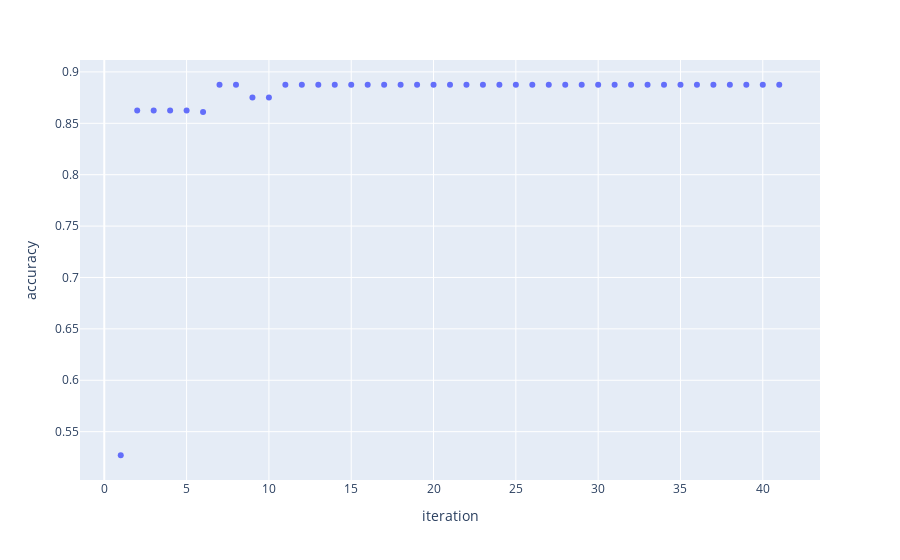

Source (notebook cell):
### Markdown cell above
## Visualizations

### Code cell
import plotly.express as px
import matplotlib.pyplot as plt

# rmse = [[row["accuracy"], i+1] for i, row in data_df.iterrows()]
# df = pd.Dataframe(data_df)
px.scatter(data_df, x="iteration", y=" accuracy")

### Figure 1 — Plotly figure (JSON) as saved in the notebook; plotly's stock layout.template omitted (floating-point values rounded to 4 significant figures)
{"data": [{"hovertemplate": "iteration=%{x}<br> accuracy=%{y}<extra></extra>", "legendgroup": "", "marker": {"color": "#636efa", "symbol": "circle"}, "mode": "markers", "name": "", "orientation": "v", "showlegend": false, "type": "scatter", "x": [1, 2, 3, 4, 5, 6, 7, 8, 9, 10, 11, 12, 13, 14, 15, 16, 17, 18, 19, 20, 21, 22, 23, 24, 25, 26, 27, 28, 29, 30, 31, 32, 33, 34, 35, 36, 37, 38, 39, 40, 41], "xaxis": "x", "y": [0.5271, 0.8625, 0.8625, 0.8625, 0.8625, 0.861, 0.8875, 0.8875, 0.875, 0.875, 0.8875, 0.8875, 0.8875, 0.8875, 0.8875, 0.8875, 0.8875, 0.8875, 0.8875, 0.8875, 0.8875, 0.8875, 0.8875, 0.8875, 0.8875, 0.8875, 0.8875, 0.8875, 0.8875, 0.8875, 0.8875, 0.8875, 0.8875, 0.8875, 0.8875, 0.8875, 0.8875, 0.8875, 0.8875, 0.8875, 0.8875], "yaxis": "y"}], "layout": {"legend": {"tracegroupgap": 0}, "margin": {"t": 60}, "xaxis": {"anchor": "y", "domain": [0, 1], "title": {"text": "iteration"}}, "yaxis": {"anchor": "x", "domain": [0, 1], "title": {"text": " accuracy"}}}}
